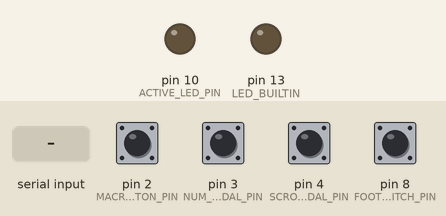
This sketch was run on a simulated Arduino Leonardo, built with avr-gcc and run on an emulated ATmega32U4. On the bench: output pins drawn as LEDs (lit = HIGH). The test bench sets the inputs (shaded band); at power-on: pin 2 (MACRO_BUTTON_PIN), pin 3 (NUM_LOCK_PEDAL_PIN), pin 4 (SCROLL_LOCK_PEDAL_PIN), pin 8 (FOOTSWITCH_PIN) HIGH. USB keyboard and mouse output is not drawn; what the sketch prints to the serial monitor is not drawn.

Above: at 1.2 s.
1.3 s: pin 8 (FOOTSWITCH_PIN) pulled LOW for 0.15 s
At 1.37 s:
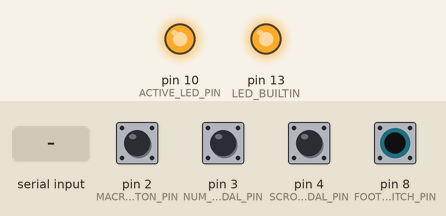
2.9 s: pin 2 (MACRO_BUTTON_PIN) pulled LOW for 0.15 s
4.5 s: pin 3 (NUM_LOCK_PEDAL_PIN) pulled LOW for 0.15 s
6.1 s: pin 4 (SCROLL_LOCK_PEDAL_PIN) pulled LOW for 0.15 s
7.7 s: "c" received over Serial
9.2 s: pin 3 (NUM_LOCK_PEDAL_PIN) pulled LOW for 1 s
Timing chart, 0 to 12.2 s (numbered marks = the images above; inputs shaded):
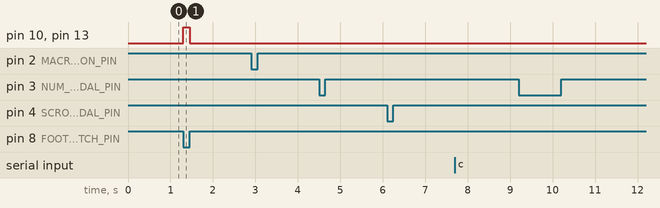

Measured:
- after the input at 1.3 s, pin 10 (ACTIVE_LED_PIN), pin 13 (LED_BUILTIN): LOW → HIGH at once, → LOW 0.15 s later
- after the input at 2.9 s, every drawn part: stays the same
- after the input at 4.5 s, every drawn part: stays the same
- after the input at 6.1 s, every drawn part: stays the same
- after the input at 7.7 s, every drawn part: stays the same
- after the input at 9.2 s, every drawn part: stays the same

The sketch:

mac_test_mode.ino
```cpp
#include <HID-Project.h>

// Temporary Mac test build. LED states are simulated because macOS does not
// report its lock LEDs to this Leonardo. Inventory mouse actions are disabled.

const uint8_t FOOTSWITCH_PIN = 8;
const uint8_t MACRO_BUTTON_PIN = 2;
const uint8_t NUM_LOCK_PEDAL_PIN = 3;
const uint8_t SCROLL_LOCK_PEDAL_PIN = 4;
const uint8_t ACTIVE_LED_PIN = 10;

const unsigned long PRESS_DEBOUNCE_MS = 30;
const unsigned long RELEASE_DEBOUNCE_MS = 50;
const unsigned long KEY_HOLD_MS = 5;
const unsigned long KEY_GAP_MS = 5;
const unsigned long MACRO_DEBOUNCE_MS = 30;
const unsigned long LOCK_PEDAL_DEBOUNCE_MS = 30;
const unsigned long LOCK_KEY_HOLD_MS = 30;
const unsigned long NUM_LOCK_STARTUP_MS = 3000;
const unsigned long SCROLL_LOCK_STARTUP_MS = 3000;
const unsigned long MACRO_KEY_HOLD_MS = 30;
const unsigned long INVENTORY_OPEN_MS = 300;
const unsigned long MOUSE_CLICK_HOLD_MS = 40;
const unsigned long MOUSE_MOVE_MS = 40;
const unsigned long MOUSE_MOVE_TICK_MS = 12;
const unsigned long MOUSE_SETTLE_MS = 25;
const unsigned long ITEM_SETTLE_MS = 180;
const unsigned long DAGGER_WAIT_MS = 75;

// Inventory positions in the supplied 1280x1024 screenshots.
const int SCREEN_WIDTH = 1280;
const int SCREEN_HEIGHT = 1024;
const int EQUIPPED_RIGHT_X = 1230;
const int EQUIPPED_RIGHT_Y = 273;
const int BAG_SLOT_1_X = 936;
const int BAG_SLOT_1_Y = 441;
const int BAG_SLOT_2_X = 985;
const int BAG_SLOT_2_Y = 441;

const char SCROLL_STEP_KEYS[] = {'3', 0, 'w', 0, '4', 0, 's', 0};
const uint16_t SCROLL_STEP_MS[] = {421, 32, 29, 0, 421, 0, 29, 32};

enum MacroStep {
  MACRO_IDLE,
  MACRO_PRESS_OPEN,
  MACRO_RELEASE_OPEN,
  MACRO_MOVE_EQUIPPED,
  MACRO_CLICK_EQUIPPED,
  MACRO_RELEASE_EQUIPPED,
  MACRO_MOVE_BOW,
  MACRO_CLICK_BOW,
  MACRO_RELEASE_BOW,
  MACRO_PRESS_ZERO,
  MACRO_RELEASE_ZERO,
  MACRO_MOVE_DAGGER_1,
  MACRO_CLICK_DAGGER_1,
  MACRO_RELEASE_DAGGER_1,
  MACRO_MOVE_DAGGER_2,
  MACRO_CLICK_DAGGER_2,
  MACRO_RELEASE_DAGGER_2,
  MACRO_PRESS_CLOSE,
  MACRO_RELEASE_CLOSE,
  MACRO_MOVING
};

struct LockPedal {
  uint8_t pin;
  KeyboardKeycode key;
  bool rawPressed;
  bool stablePressed;
  bool armed;
  bool keyHeld;
  unsigned long rawChangedMs;
  unsigned long keyPressedMs;
};

LockPedal numLockPedal = {NUM_LOCK_PEDAL_PIN, KEY_NUM_LOCK, false, false, false, false, 0, 0};
LockPedal scrollLockPedal = {SCROLL_LOCK_PEDAL_PIN, KEY_SCROLL_LOCK, false, false, false, false, 0, 0};

bool armed = false;
bool wasPressed = false;
bool sequenceRunning = false;
bool keyHeld = false;
bool capsMode = false;
uint8_t stepIndex = 0;
unsigned long pressStartedMs = 0;
unsigned long releaseStartedMs = 0;
unsigned long keyPressedMs = 0;
unsigned long nextPressMs = 0;
bool macroRawPressed = false;
bool macroStablePressed = false;
bool macroArmed = false;
bool numLockReady = false;
bool numLockWasOn = false;
bool scrollLockReady = false;
bool scrollLockWasOn = false;
bool testCapsOn = false;
bool testNumOn = false;
bool testScrollOn = false;
bool scrollRunning = false;
uint8_t scrollIndex = 0;
unsigned long macroRawChangedMs = 0;
unsigned long bootMs = 0;
unsigned long scrollNextMs = 0;
MacroStep macroStep = MACRO_IDLE;
MacroStep moveNextStep = MACRO_IDLE;
unsigned long macroNextMs = 0;
unsigned long moveStartedMs = 0;
unsigned long moveNextTickMs = 0;
int cursorX = SCREEN_WIDTH / 2;
int cursorY = SCREEN_HEIGHT / 2;
int moveStartX = 0;
int moveStartY = 0;
int moveTargetX = 0;
int moveTargetY = 0;
char pedalKey = 0;

bool capsLockOn() {
  return testCapsOn;
}

void setPedalLed(bool pressed) {
  digitalWrite(LED_BUILTIN, pressed ? HIGH : LOW);
  digitalWrite(ACTIVE_LED_PIN, pressed ? HIGH : LOW);
}

void stopSequence() {
  if (keyHeld) {
    BootKeyboard.release(pedalKey);
  }
  keyHeld = false;
  sequenceRunning = false;
  stepIndex = 0;
}

int16_t mouseCoordinate(int pixel, int size) {
  return static_cast<int16_t>((static_cast<int32_t>(pixel) * 65535L) / (size - 1) - 32768L);
}

void moveMouseTo(int x, int y) {
  AbsoluteMouse.moveTo(mouseCoordinate(x, SCREEN_WIDTH),
                       mouseCoordinate(y, SCREEN_HEIGHT));
}

void startMouseMove(int x, int y, MacroStep nextStep, unsigned long now) {
  moveStartX = cursorX;
  moveStartY = cursorY;
  moveTargetX = x;
  moveTargetY = y;
  moveNextStep = nextStep;
  moveStartedMs = now;
  moveNextTickMs = now;
  macroStep = MACRO_MOVING;
}

void updateMouseMove(unsigned long now) {
  if (static_cast<int32_t>(now - moveNextTickMs) < 0) {
    return;
  }
  const unsigned long elapsed = now - moveStartedMs;
  if (elapsed >= MOUSE_MOVE_MS) {
    moveMouseTo(moveTargetX, moveTargetY);
    cursorX = moveTargetX;
    cursorY = moveTargetY;
    macroStep = moveNextStep;
    macroNextMs = now + MOUSE_SETTLE_MS;
    return;
  }

  const int32_t progress = (elapsed * 256L) / MOUSE_MOVE_MS;
  const int32_t eased = (progress * progress * (768L - 2L * progress)) / 65536L;
  const int x = moveStartX + (static_cast<int32_t>(moveTargetX - moveStartX) * eased) / 256L;
  const int y = moveStartY + (static_cast<int32_t>(moveTargetY - moveStartY) * eased) / 256L;
  moveMouseTo(x, y);
  moveNextTickMs = now + MOUSE_MOVE_TICK_MS;
}

void startRightClick(MacroStep releaseStep, unsigned long now) {
  AbsoluteMouse.press(MOUSE_RIGHT);
  macroStep = releaseStep;
  macroNextMs = now + MOUSE_CLICK_HOLD_MS;
}

void startMacro(unsigned long now) {
  if (macroStep != MACRO_IDLE) {
    return;
  }
  // The inventory macro uses Windows game coordinates and right-clicks.
  // Confirm the trigger without moving or clicking the Mac pointer.
  Serial.println("INVENTORY_MACRO_TRIGGERED (mouse actions disabled)");
}

void updateMacroButton(unsigned long now) {
  const bool pressed = digitalRead(MACRO_BUTTON_PIN) == LOW;
  if (pressed != macroRawPressed) {
    macroRawPressed = pressed;
    macroRawChangedMs = now;
  }
  if (now - macroRawChangedMs < MACRO_DEBOUNCE_MS || pressed == macroStablePressed) {
    return;
  }
  macroStablePressed = pressed;
  if (!pressed) {
    macroArmed = true;
  } else if (macroArmed && macroStep == MACRO_IDLE) {
    macroArmed = false;
    startMacro(now);
  } else {
    macroArmed = false;
  }
}

void initLockPedal(LockPedal &pedal) {
  pinMode(pedal.pin, INPUT_PULLUP);
  pedal.rawPressed = pedal.stablePressed = digitalRead(pedal.pin) == LOW;
  pedal.armed = !pedal.stablePressed;
  pedal.rawChangedMs = millis();
}

void updateLockPedal(LockPedal &pedal, unsigned long now) {
  const bool pressed = digitalRead(pedal.pin) == LOW;
  if (pressed != pedal.rawPressed) {
    pedal.rawPressed = pressed;
    pedal.rawChangedMs = now;
  }

  if (now - pedal.rawChangedMs >= LOCK_PEDAL_DEBOUNCE_MS && pressed != pedal.stablePressed) {
    pedal.stablePressed = pressed;
    if (!pressed) {
      pedal.armed = true;
    } else if (pedal.armed) {
      pedal.armed = false;
      BootKeyboard.press(pedal.key);
      Serial.print(pedal.pin == NUM_LOCK_PEDAL_PIN ? "D3 NUM_LOCK" : "D4 SCROLL_LOCK");
      Serial.println(" DOWN");
      if (pedal.pin == NUM_LOCK_PEDAL_PIN) {
        testNumOn = !testNumOn;
        Serial.println(testNumOn ? "TEST_NUM=ON" : "TEST_NUM=OFF");
      } else {
        testScrollOn = !testScrollOn;
        Serial.println(testScrollOn ? "TEST_SCROLL=ON" : "TEST_SCROLL=OFF");
      }
      pedal.keyHeld = true;
      pedal.keyPressedMs = now;
    }
  }

  if (pedal.keyHeld && now - pedal.keyPressedMs >= LOCK_KEY_HOLD_MS) {
    BootKeyboard.release(pedal.key);
    Serial.print(pedal.pin == NUM_LOCK_PEDAL_PIN ? "D3 NUM_LOCK" : "D4 SCROLL_LOCK");
    Serial.println(" UP");
    pedal.keyHeld = false;
  }
}

void updateNumLock(unsigned long now) {
  const bool on = testNumOn;
  if (!numLockReady) {
    numLockWasOn = on;
    if (now - bootMs >= NUM_LOCK_STARTUP_MS) {
      numLockReady = true;
    }
    return;
  }
  if (on != numLockWasOn) {
    numLockWasOn = on;
    startMacro(now);
  }
}

void setScrollStep(bool pressed) {
  const char key = SCROLL_STEP_KEYS[scrollIndex];
  if (key == 0) {
    return;
  }
  if (pressed) {
    BootKeyboard.press(key);
  } else {
    BootKeyboard.release(key);
  }
}

void stopScrollSequence() {
  if (scrollRunning) {
    setScrollStep(false);
    scrollRunning = false;
  }
}

void updateScrollLock(unsigned long now) {
  const bool on = testScrollOn;
  if (!scrollLockReady) {
    scrollLockWasOn = on;
    if (now - bootMs >= SCROLL_LOCK_STARTUP_MS) {
      scrollLockReady = true;
    }
    return;
  }

  if (on != scrollLockWasOn) {
    scrollLockWasOn = on;
    if (on) {
      Serial.println("SCROLL_SEQUENCE_STARTED");
      scrollIndex = 0;
      setScrollStep(true);
      scrollNextMs = now + SCROLL_STEP_MS[scrollIndex];
      scrollRunning = true;
    } else {
      stopScrollSequence();
      Serial.println("SCROLL_SEQUENCE_STOPPED");
    }
  }

  if (scrollRunning && static_cast<int32_t>(now - scrollNextMs) >= 0) {
    setScrollStep(false);
    scrollIndex = (scrollIndex + 1) % 8;
    setScrollStep(true);
    scrollNextMs = now + SCROLL_STEP_MS[scrollIndex];
  }
}

void updateMacro(unsigned long now) {
  if (macroStep == MACRO_MOVING) {
    updateMouseMove(now);
    return;
  }
  if (macroStep == MACRO_IDLE || static_cast<int32_t>(now - macroNextMs) < 0) {
    return;
  }

  switch (macroStep) {
    case MACRO_PRESS_OPEN:
      BootKeyboard.press('i');
      macroStep = MACRO_RELEASE_OPEN;
      macroNextMs = now + MACRO_KEY_HOLD_MS;
      break;
    case MACRO_RELEASE_OPEN:
      BootKeyboard.release('i');
      macroStep = MACRO_MOVE_EQUIPPED;
      macroNextMs = now + INVENTORY_OPEN_MS;
      break;
    case MACRO_MOVE_EQUIPPED:
      AbsoluteMouse.begin();
      moveMouseTo(EQUIPPED_RIGHT_X, EQUIPPED_RIGHT_Y);
      cursorX = EQUIPPED_RIGHT_X;
      cursorY = EQUIPPED_RIGHT_Y;
      macroStep = MACRO_CLICK_EQUIPPED;
      macroNextMs = now + MOUSE_SETTLE_MS;
      break;
    case MACRO_CLICK_EQUIPPED:
      startRightClick(MACRO_RELEASE_EQUIPPED, now);
      break;
    case MACRO_RELEASE_EQUIPPED:
      AbsoluteMouse.release(MOUSE_RIGHT);
      macroStep = MACRO_MOVE_BOW;
      macroNextMs = now + ITEM_SETTLE_MS;
      break;
    case MACRO_MOVE_BOW:
      startMouseMove(BAG_SLOT_1_X, BAG_SLOT_1_Y, MACRO_CLICK_BOW, now);
      break;
    case MACRO_CLICK_BOW:
      startRightClick(MACRO_RELEASE_BOW, now);
      break;
    case MACRO_RELEASE_BOW:
      AbsoluteMouse.release(MOUSE_RIGHT);
      macroStep = MACRO_PRESS_ZERO;
      macroNextMs = now + ITEM_SETTLE_MS;
      break;
    case MACRO_PRESS_ZERO:
      BootKeyboard.press('0');
      macroStep = MACRO_RELEASE_ZERO;
      macroNextMs = now + MACRO_KEY_HOLD_MS;
      break;
    case MACRO_RELEASE_ZERO:
      BootKeyboard.release('0');
      macroStep = MACRO_MOVE_DAGGER_1;
      macroNextMs = now + DAGGER_WAIT_MS;
      break;
    case MACRO_MOVE_DAGGER_1:
      startMouseMove(BAG_SLOT_1_X, BAG_SLOT_1_Y, MACRO_CLICK_DAGGER_1, now);
      break;
    case MACRO_CLICK_DAGGER_1:
      startRightClick(MACRO_RELEASE_DAGGER_1, now);
      break;
    case MACRO_RELEASE_DAGGER_1:
      AbsoluteMouse.release(MOUSE_RIGHT);
      macroStep = MACRO_MOVE_DAGGER_2;
      macroNextMs = now + DAGGER_WAIT_MS;
      break;
    case MACRO_MOVE_DAGGER_2:
      startMouseMove(BAG_SLOT_2_X, BAG_SLOT_2_Y, MACRO_CLICK_DAGGER_2, now);
      break;
    case MACRO_CLICK_DAGGER_2:
      startRightClick(MACRO_RELEASE_DAGGER_2, now);
      break;
    case MACRO_RELEASE_DAGGER_2:
      AbsoluteMouse.release(MOUSE_RIGHT);
      macroStep = MACRO_PRESS_CLOSE;
      macroNextMs = now + ITEM_SETTLE_MS;
      break;
    case MACRO_PRESS_CLOSE:
      BootKeyboard.press('i');
      macroStep = MACRO_RELEASE_CLOSE;
      macroNextMs = now + MACRO_KEY_HOLD_MS;
      break;
    case MACRO_RELEASE_CLOSE:
      BootKeyboard.release('i');
      macroStep = MACRO_IDLE;
      break;
    case MACRO_IDLE:
    case MACRO_MOVING:
      break;
  }
}

void setup() {
  Serial.begin(115200);
  pinMode(FOOTSWITCH_PIN, INPUT_PULLUP);
  pinMode(MACRO_BUTTON_PIN, INPUT_PULLUP);
  initLockPedal(numLockPedal);
  initLockPedal(scrollLockPedal);
  pinMode(LED_BUILTIN, OUTPUT);
  pinMode(ACTIVE_LED_PIN, OUTPUT);
  setPedalLed(false);
  macroRawPressed = macroStablePressed = digitalRead(MACRO_BUTTON_PIN) == LOW;
  macroArmed = !macroStablePressed;
  macroRawChangedMs = millis();
  bootMs = millis();
  BootKeyboard.begin();
  BootKeyboard.releaseAll();
  Serial.println("MAC_TEST_READY: D3 toggles Num, D4 toggles Scroll; send c for Caps");
}

void updateTestCommands() {
  while (Serial.available() > 0) {
    const char command = Serial.read();
    if (command == 'c' || command == 'C') {
      testCapsOn = !testCapsOn;
      Serial.println(testCapsOn ? "TEST_CAPS=ON (D8 sends 28)" : "TEST_CAPS=OFF (D8 sends 78)");
    }
  }
}

void updatePedal(unsigned long now) {
  const bool pressed = digitalRead(FOOTSWITCH_PIN) == LOW;
  setPedalLed(pressed);

  if (!pressed) {
    if (wasPressed) {
      releaseStartedMs = now;
    }
    wasPressed = false;
    if (now - releaseStartedMs >= RELEASE_DEBOUNCE_MS) {
      armed = true;
    }
    stopSequence();
    return;
  }

  if (!wasPressed) {
    pressStartedMs = now;
  }
  wasPressed = true;
  if (!sequenceRunning) {
    if (!armed || now - pressStartedMs < PRESS_DEBOUNCE_MS) {
      return;
    }
    armed = false;
    sequenceRunning = true;
    capsMode = capsLockOn();
    stepIndex = 0;
    nextPressMs = now;
  }

  const bool newCapsMode = capsLockOn();
  if (newCapsMode != capsMode) {
    if (keyHeld) {
      BootKeyboard.release(pedalKey);
    }
    keyHeld = false;
    capsMode = newCapsMode;
    stepIndex = 0;
    nextPressMs = now;
  }

  if (keyHeld) {
    if (now - keyPressedMs >= KEY_HOLD_MS) {
      BootKeyboard.release(pedalKey);
      keyHeld = false;
      nextPressMs = now + KEY_GAP_MS;
    }
    return;
  }

  if (static_cast<int32_t>(now - nextPressMs) >= 0) {
    pedalKey = stepIndex == 0 ? (capsMode ? '2' : '7') : '8';
    BootKeyboard.press(pedalKey);
    keyHeld = true;
    keyPressedMs = now;
    stepIndex = (stepIndex + 1) % 2;
  }
}

void loop() {
  const unsigned long now = millis();
  updateTestCommands();
  updatePedal(now);
  updateMacroButton(now);
  updateLockPedal(numLockPedal, now);
  updateLockPedal(scrollLockPedal, now);
  updateNumLock(now);
  updateScrollLock(now);
  updateMacro(now);
}
```
